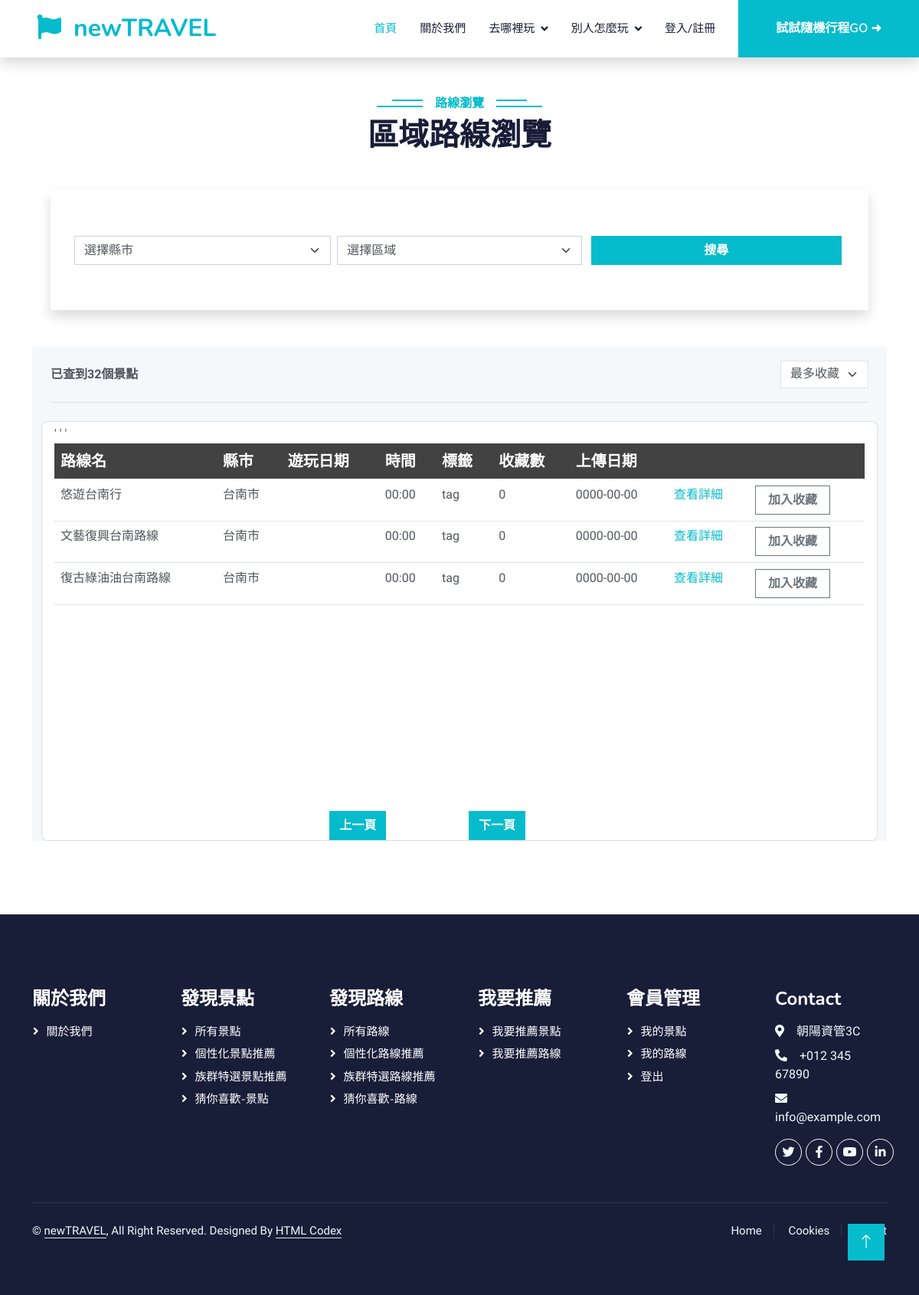
Screenshot of /route_area.php with the database file from the repository.
### tables this page shows
CREATE TABLE IF NOT EXISTS `route` (
  `RouteID` int NOT NULL AUTO_INCREMENT,
  `RouteName` varchar(50) DEFAULT NULL,
  `V_C` varchar(100) NOT NULL,
  `route_recommend` int NOT NULL,
  `route_update` date NOT NULL,
  PRIMARY KEY (`RouteID`)
);

### php/functionsrouteall.php (called while the page is built)
<?php
function getroutesData() {
    $con = mysqli_connect('127.0.0.1', 'root', '', 'dimctravel_db');
    mysqli_query($con, "set names utf8");
    $sql = "SELECT * FROM `route`";
    $result = mysqli_query($con,$sql) or die (mysqli_error($con));
    $data = array();
    if ($result->num_rows > 0) {
        while ($row = $result->fetch_assoc()) {
            $data[] = $row;
        }
    }
    return $data;
}
?>

### route_area.php (the view, shortened to what this page needs)
<!DOCTYPE html>
<html lang="en">
<head>
    <link href="https://cdnjs.cloudflare.com/ajax/libs/font-awesome/5.10.0/css/all.min.css" rel="stylesheet">
    <link href="https://cdn.jsdelivr.net/npm/bootstrap-icons@1.4.1/font/bootstrap-icons.css" rel="stylesheet">
    <link href="lib/animate/animate.min.css" rel="stylesheet">
    <link href="lib/owlcarousel/assets/owl.carousel.min.css" rel="stylesheet">
    <link href="css/bootstrap.min.css" rel="stylesheet">
    <link href="css/style.css" rel="stylesheet">
</head>
<body>
    <nav class="navbar navbar-expand-lg bg-white navbar-light shadow sticky-top p-0">
        <a href="index.php" class="navbar-brand d-flex align-items-center px-4 px-lg-5">
            <h2 class="m-0 text-primary"><i class="fa fa-flag me-3"></i>newTRAVEL</h2>
        </a>
        <div class="collapse navbar-collapse" id="navbarCollapse">
            <div class="navbar-nav ms-auto p-4 p-lg-0">
                <a href="index.php" class="nav-item nav-link active">首頁</a>
                <a href="about.html" class="nav-item nav-link">關於我們</a>
                <div class="nav-item dropdown">
                    <a href="#" class="nav-link dropdown-toggle" data-bs-toggle="dropdown">去哪裡玩</a>
                </div>
                <div class="nav-item dropdown">
                    <a href="#" class="nav-link dropdown-toggle" data-bs-toggle="dropdown">別人怎麼玩</a>
                </div>
                <?php
                    if (isset($_SESSION['mem_name'])) {
                        echo "<div class='nav-item dropdown'>";
                        echo "<a href='#' class='nav-link dropdown-toggle' data-bs-toggle='dropdown'>".$_SESSION['mem_name']."會員</a>";
                        echo " <div class='dropdown-menu fade-down m-0'>
                                    <a href='my_route.html' class='dropdown-item'>未去過行程</a>
                                    <a href='my_route_history.html' class='dropdown-item'>已去過行程</a>
                                    <a href='like_attractions.html' class='dropdown-item'>已收藏景點</a>
                                    <a href='like_route.html' class='dropdown-item'>已收藏行程</a>
                                    <a href='php/logout_res.php' class='dropdown-item'>登出</a>
                                </div>";
                    }else {
                        echo "<a href='login.html' class='nav-item nav-link'>登入/註冊</a>";
                        }
                    ?>
                </div>
            </div>
            <div class="nav-item dropdown">
                <a href="route_custom.html"
                    class="btn btn-primary py-4 px-lg-5 d-none d-lg-block">試試隨機行程GO&#32;&#10140;</a>
            </div>
    </nav>
    <div class="container-xxl py-5">
        <div class="container">
            <div class="text-center wow fadeInUp" data-wow-delay="0.1s">
                <h6 class="section-title bg-white text-center text-primary px-3">路線瀏覽</h6>
                <h1 class="mb-5">區域路線瀏覽</h1>
                <div class="container-fluid booking pb-5 wow fadeIn" data-wow-delay="0.1s">
                    <div class="container">
                        <div class="bg-white shadow" style="padding: 35px;">
                            <div class="row g-2">
                                <div class="col-md-12">
                                    <div class="row g-2">
                                        <div class="col-md-4 py-4 px-0">
                                            <select class="form-select">
                                                <option selected>選擇縣市</option>
                                                <option value="3">台南市</option><br>
                                            </select>
                                        </div>
                                        <div class="col-md-4 py-4 px-2">
                                            <select class="form-select">
                                                <option selected>選擇區域</option>
                                                <option value="3">霧峰區</option><br>
                                            </select>
                                        </div>
                                        <div class="col-md-4 py-4">
                                            <button class="btn btn-primary w-100">搜尋</button>
                                        </div>
                                    </div>
                                </div>
                            </div>
                        </div>
                    </div>
                </div>
            </div>
            <div class="row g-4">
                <div class="wow fadeInUp" data-wow-delay="0.3s">
                    <section class="intro">
                        <div class="bg-image h-100" style="background-color: #f5f7fa;">
                            <div class="mask d-flex align-items-center h-100">
                                <div class="container">
                                    <header class="d-sm-flex align-items-center border-bottom mb-4 pb-3 py-3 fadeInUp"
                                        data-wow-delay="0.1s">
                                        <strong class="d-block py-2">已查到32個景點 </strong>
                                        <div class="ms-auto">
                                            <select class="form-select d-inline-block w-auto border pt-1 fadeInUp"
                                                data-wow-delay="0.1s">
                                                <option value="0">最多收藏</option>
                                            </select>
                                        </div>
                                    </header>
                                    <div class="row justify-content-center">
                                        <div class="card">
                                            <div class="card-body p-1">
                                                <div class="table-responsive table-scroll"
                                                    data-mdb-perfect-scrollbar="true"
                                                    style="position: relative; height: 500px">
                                                    <table class="table table-striped mb-0">
                                                        <thead style="background-color: #424242;">
                                                            <tr>
                                                                <th scope="col">路線名</th>
                                                                <th scope="col">縣市</th>
                                                                <th scope="col">遊玩日期</th>
                                                                <th scope="col">時間</th>
                                                                <th scope="col">標籤</th>
                                                                <th scope="col">收藏數</th>
                                                                <th scope="col">上傳日期</th>
                                                                <th scope="col"></th>
                                                                <th scope="col"></th>
                                                            </tr>
                                                        </thead>
                                                        <tbody>
                                                            <?php
                                                            require_once('php/functionsrouteall.php');
                                                            $routeData = getroutesData();
                                                            if (!empty($routeData)) {
                                                                foreach ($routeData as $route) {
                                                                    echo '                                                        <tr>
                                                                    <tr>
                                                                    <td>'.$route['RouteName']."</td>
                                                                    <td>台南市</td>
                                                                    <td>".$route['route_startdate']."</td>
                                                                    <td>00:00</td>
                                                                    <td>tag</td>
                                                                    <td>".$route['route_recommend']."</td>
                                                                    <td>".$route['route_update']."</td>
                                                                    <td><a href='route_detail.php?RouteID=".$route['RouteID']."&route_startdate=".$route['route_startdate']."&route_creator=".$route['route_creator']."'>查看詳細</a></td>
                                                                    <td>
                                                                        <input type='checkbox' class='btn-check'
                                                                            id='btn-check-1-outlined' autocomplete='off'>
                                                                        <label class='px-3 btn btn-outline-secondary'
                                                                            for='btn-check-1-outlined'>加入收藏</label>
                                                                    </td>
                                                                </tr>'";
                                                                }
                                                            } else {
                                                                echo "沒有資料。";
                                                            }
                                                            ?>
                                                        </tbody>
                                                    </table>
                                                </div>
                                            </div>
                                            <div class="row justify-content-center">
                                                <div class="col-2">
                                                    <button id="prevButton" class="btn btn-primary">上一頁</button>
                                                </div>
                                                <div class="col-2">
                                                    <button id="nextButton" class="btn btn-primary">下一頁</button>
                                                </div>
                                            </div>
                                        </div>
                                    </div>
                                </div>
                            </div>
                        </div>
                    </section>
                </div>
            </div>
        </div>
    </div>
    <div class="container-fluid bg-dark text-light footer pt-5 mt-5 wow fadeIn" data-wow-delay="0.1s">
        <div class="container py-5">
            <div class="row g-5">
                <div class="col-lg-2 col-md-6">
                    <h4 class="text-white mb-3">關於我們</h4>
                    <a class="btn btn-link" href="about.html">關於我們</a>
                </div>
                <div class="col-lg-2 col-md-6">
                    <h4 class="text-white mb-3">發現景點</h4>
                    <a class="btn btn-link" href="attraction_show.html">所有景點</a>
                    <a class="btn btn-link" href="404.html">個性化景點推薦</a>
                    <a class="btn btn-link" href="404.html">族群特選景點推薦</a>
                    <a class="btn btn-link" href="404.html">猜你喜歡-景點</a>
                </div>
                <div class="col-lg-2 col-md-6">
                    <h4 class="text-white mb-3">發現路線</h4>
                    <a class="btn btn-link" href="route_show.html">所有路線</a>
                    <a class="btn btn-link" href="404.html">個性化路線推薦</a>
                    <a class="btn btn-link" href="404.html">族群特選路線推薦</a>
                    <a class="btn btn-link" href="404.html">猜你喜歡-路線</a>
                </div>
                <div class="col-lg-2 col-md-6">
                    <h4 class="text-white mb-3">我要推薦</h4>
                    <a class="btn btn-link" href="404.html">我要推薦景點</a>
                    <a class="btn btn-link" href="myroute.html">我要推薦路線</a>
                </div>
                <div class="col-lg-2 col-md-6">
                    <h4 class="text-white mb-3">會員管理</h4>
                    <a class="btn btn-link" href="404.html">我的景點</a>
                    <a class="btn btn-link" href="myroute.html">我的路線</a>
                    <a class="btn btn-link" href="404.html">登出</a>
                </div>
                <div class="col-lg-2 col-md-6">
                    <h4 class="text-white mb-3">Contact</h4>
                    <p class="mb-2"><i class="fa fa-map-marker-alt me-3"></i>朝陽資管3C</p>
                    <p class="mb-2"><i class="fa fa-phone-alt me-3"></i>+012 345 67890</p>
                    <p class="mb-2"><i class="fa fa-envelope me-3"></i>info@example.com</p>
                    <div class="d-flex pt-2">
                        <a class="btn btn-outline-light btn-social" href=""><i class="fab fa-twitter"></i></a>
                        <a class="btn btn-outline-light btn-social" href=""><i class="fab fa-facebook-f"></i></a>
                        <a class="btn btn-outline-light btn-social" href=""><i class="fab fa-youtube"></i></a>
                        <a class="btn btn-outline-light btn-social" href=""><i class="fab fa-linkedin-in"></i></a>
                    </div>
                </div>
                <div class="container">
                    <div class="copyright">
                        <div class="row">
                            <div class="col-md-6 text-center text-md-start mb-3 mb-md-0">
                                &copy; <a class="border-bottom" href="#">newTRAVEL</a>, All Right Reserved.
                                Designed By <a class="border-bottom" href="https://htmlcodex.com">HTML Codex</a>
                            </div>
                            <div class="col-md-6 text-center text-md-end">
                                <div class="footer-menu">
                                    <a href="index.html">Home</a>
                                    <a href="404.html">Cookies</a>
                                    <a href="about.html">About</a>
                                </div>
                            </div>
                        </div>
                    </div>
                </div>
            </div>
            <a href="#" class="btn btn-lg btn-primary btn-lg-square back-to-top"><i class="bi bi-arrow-up"></i></a>
</body>
</html>

### rows the page displays
route: RouteName "悠遊台南行", route_recommend "0", route_update "0000-00-00"
route: RouteName "文藝復興台南路線", route_recommend "0", route_update "0000-00-00"
route: RouteName "復古綠油油台南路線", route_recommend "0", route_update "0000-00-00"
